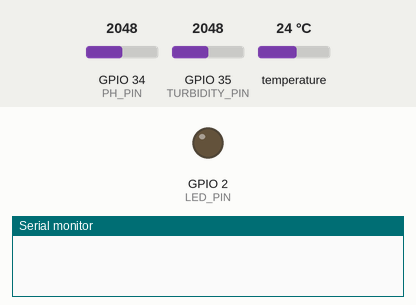
Recording of a sketch running on a simulated ESP32. Parts: output pins drawn as LEDs (lit = HIGH), the last lines printed to the serial monitor. The test bench sets the inputs (shaded band); at power-on: GPIO 34 (PH_PIN) = 2048, GPIO 35 (TURBIDITY_PIN) = 2048, temperature 24 °C. WiFi joins after 1.5 s; servers stay silent unless stated.

Above: at 0.1 s.
At 25.7 s:
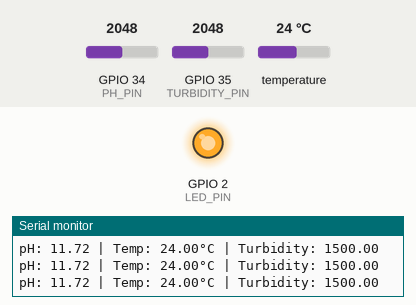
Timing chart, 0 to 27.2 s (numbered marks = the images above):
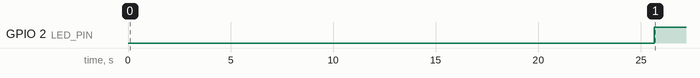

The sketch:

BlueMetrics.ino
```cpp
/**************************************************************
 * Smart AquaSense System - Complete Code
 * ESP32 + Blynk + pH, Temperature (DS18B20), Turbidity Sensors
 **************************************************************/

#define BLYNK_TEMPLATE_ID "TMPL5lxVUTLtd"
#define BLYNK_TEMPLATE_NAME "Blue Metrics"
#define BLYNK_PRINT Serial

#include <WiFi.h>
#include <WiFiClient.h>
#include <BlynkSimpleEsp32.h>
#include <OneWire.h>
#include <DallasTemperature.h>

// ----------- Replace with your Blynk credentials -----------
char auth[] = "zI-f-w4M7m3FCquwKjqMpgJMVIhvkJ56";
char ssid[] = "YOUR_WIFI_NAME";
char pass[] = "YOUR_WIFI_PASSWORD";

// ----------- Sensor Pin Definitions -----------
#define PH_PIN 34
#define TEMP_PIN 4
#define TURBIDITY_PIN 35
#define LED_PIN 2

// ----------- DS18B20 Setup -----------
OneWire oneWire(TEMP_PIN);
DallasTemperature sensors(&oneWire);

// ----------- Thresholds -----------
float safePHMin = 6.5;
float safePHMax = 8.5;
float safeTempMin = 20.0;
float safeTempMax = 30.0;
float safeTurbidityMax = 1000; // Adjust depending on sensor calibration

// ----------- Counters for stability -----------
int unsafeCount = 0;
const int UNSAFE_LIMIT = 5;  // LED only lights up after 5 consecutive unsafe readings

// ----------- Setup -----------
void setup()
{
  Serial.begin(115200);
  pinMode(LED_PIN, OUTPUT);
  digitalWrite(LED_PIN, LOW);

  Blynk.begin(auth, ssid, pass);
  sensors.begin();
  Serial.println("Smart AquaSense System Initializing...");
}

// ----------- Main Loop -----------
void loop()
{
  Blynk.run();
  sensors.requestTemperatures();

  // ---------- Read Sensor Values ----------
  int phValue = analogRead(PH_PIN);
  int turbidityValue = analogRead(TURBIDITY_PIN);
  float temperature = sensors.getTempCByIndex(0);

  // ---------- Convert Raw Readings ----------
  float voltagePH = phValue * (3.3 / 4095.0);
  float pH = 7 + ((2.5 - voltagePH) / 0.18); // Approximate calibration

  float turbidity = map(turbidityValue, 0, 4095, 0, 3000); // Simulated NTU range

  // ---------- Display Raw Readings ----------
  Serial.print("pH: "); Serial.print(pH);
  Serial.print(" | Temp: "); Serial.print(temperature);
  Serial.print("°C | Turbidity: "); Serial.println(turbidity);

  // ---------- Send Readings to Blynk Gauges ----------
  Blynk.virtualWrite(V0, pH);
  Blynk.virtualWrite(V1, temperature);
  Blynk.virtualWrite(V2, turbidity);

  // ---------- Update Safe/Unsafe Labels ----------
  String phStatus = (pH >= safePHMin && pH <= safePHMax) ? "Safe" : "Unsafe";
  String tempStatus = (temperature >= safeTempMin && temperature <= safeTempMax) ? "Safe" : "Unsafe";
  String turbStatus = (turbidity <= safeTurbidityMax) ? "Safe" : "Unsafe";

  Blynk.virtualWrite(V3, phStatus);
  Blynk.virtualWrite(V4, tempStatus);
  Blynk.virtualWrite(V5, turbStatus);

  // ---------- LED Alert Logic ----------
  if (phStatus == "Unsafe" || tempStatus == "Unsafe" || turbStatus == "Unsafe")
  {
    unsafeCount++;
    if (unsafeCount >= UNSAFE_LIMIT)
    {
      digitalWrite(LED_PIN, HIGH);
    }
  }
  else
  {
    unsafeCount = 0;
    digitalWrite(LED_PIN, LOW);
  }

  delay(5000); // 5-second interval between readings
}
```

Measured:
- by itself, GPIO 2 (LED_PIN): LOW → HIGH at 25.7 s
